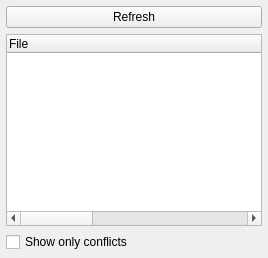
              <widget class="QWidget" name="dataTab">
               <attribute name="title">
                <string>Data</string>
               </attribute>
               <layout class="QVBoxLayout" name="verticalLayout_5">
                <property name="leftMargin">
                 <number>6</number>
                </property>
                <property name="topMargin">
                 <number>6</number>
                </property>
                <property name="rightMargin">
                 <number>6</number>
                </property>
                <property name="bottomMargin">
                 <number>6</number>
                </property>
                <item>
                 <widget class="QPushButton" name="btnRefreshData">
                  <property name="toolTip">
                   <string>refresh data-directory overview</string>
                  </property>
                  <property name="whatsThis">
                   <string>Refresh the overview. This may take a moment.</string>
                  </property>
                  <property name="text">
                   <string>Refresh</string>
                  </property>
                  <property name="icon">
                   <iconset resource="resources.qrc">
                    <normaloff>:/MO/gui/resources/view-refresh.png</normaloff>:/MO/gui/resources/view-refresh.png</iconset>
                  </property>
                 </widget>
                </item>
                <item>
                 <layout class="QHBoxLayout" name="horizontalLayout_2">
                  <item>
                   <widget class="QTreeWidget" name="dataTree">
                    <property name="contextMenuPolicy">
                     <enum>Qt::CustomContextMenu</enum>
                    </property>
                    <property name="whatsThis">
                     <string>This is an overview of your data directory as visible to the game (and tools). </string>
                    </property>
                    <property name="uniformRowHeights">
                     <bool>true</bool>
                    </property>
                    <property name="animated">
                     <bool>true</bool>
                    </property>
                    <attribute name="headerDefaultSectionSize">
                     <number>400</number>
                    </attribute>
                    <column>
                     <property name="text">
                      <string>File</string>
                     </property>
                    </column>
                    <column>
                     <property name="text">
                      <string>Mod</string>
                     </property>
                    </column>
                   </widget>
                  </item>
                 </layout>
                </item>
                <item>
                 <widget class="QCheckBox" name="conflictsCheckBox">
                  <property name="toolTip">
                   <string>Filter the above list so that only conflicts are displayed.</string>
                  </property>
                  <property name="whatsThis">
                   <string>Filter the above list so that only conflicts are displayed.</string>
                  </property>
                  <property name="text">
                   <string>Show only conflicts</string>
                  </property>
                 </widget>
                </item>
               </layout>
              </widget>
